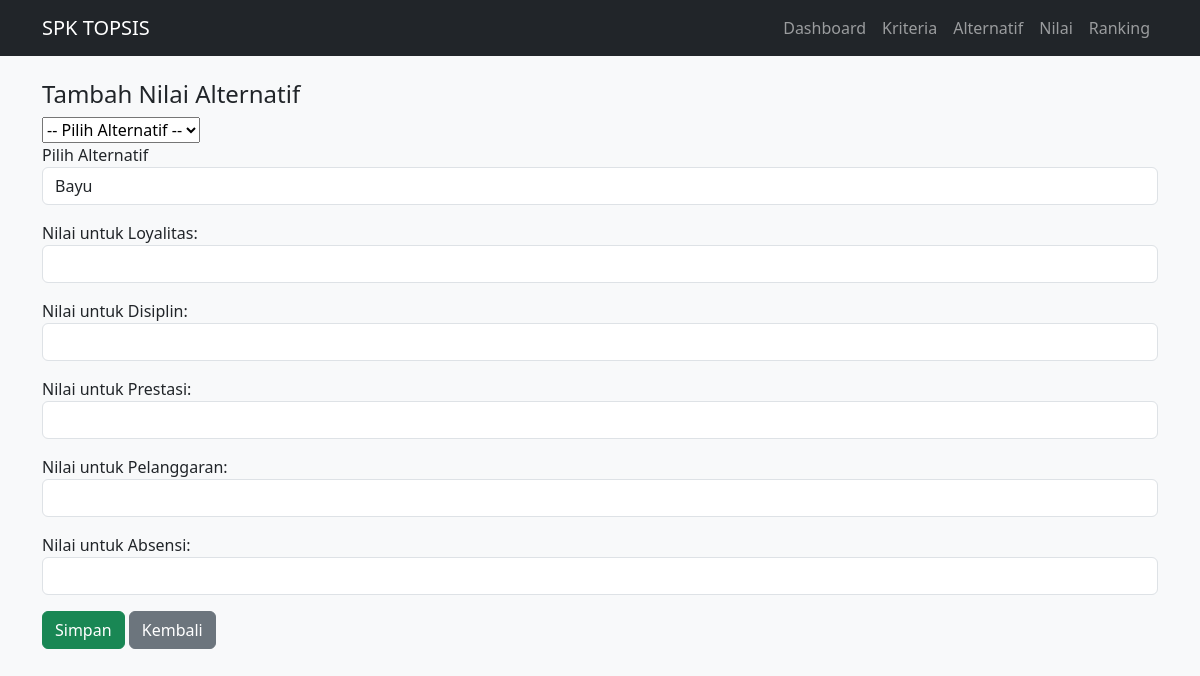
Screenshot of /nilai/add/form with the database file from the repository.
### tables this page shows
CREATE TABLE kriteria (
            id INTEGER PRIMARY KEY AUTOINCREMENT,
            nama_kriteria TEXT,
            bobot REAL,
            atribut TEXT);

### app.py (the view)
@app.route('/nilai/add/form')
def nilai_add_form():
    conn = get_db()
    alternatif = conn.execute('SELECT * FROM alternatif').fetchall()
    kriteria = conn.execute('SELECT * FROM kriteria').fetchall()
    conn.close()
    return render_template('nilai_add.html', alternatif=alternatif, kriteria=kriteria)

### app.py (called while the page is built)
def get_db():
    conn = sqlite3.connect(DATABASE)
    conn.row_factory = sqlite3.Row
    return conn

### templates/nilai_add.html (shortened to what this page needs)
{% extends 'base.html' %}
{% block content %}
<h4>Tambah Nilai Alternatif</h4>
<select name="id_alternatif" required>
  <option disabled selected>-- Pilih Alternatif --</option>
</select>
<form method="POST" action="{{ url_for('nilai_add') }}">
  <div class="mb-3">
    <label>Pilih Alternatif</label>
    <select name="id_alternatif" class="form-control" required>
      {% for a in alternatif %}
      <option value="{{ a.id }}">{{ a.nama_alternatif }}</option>
      {% endfor %}
    </select>
  </div>
  {% for k in kriteria %}
  <div class="mb-3">
    <label>Nilai untuk {{ k.nama_kriteria }}:</label>
    <input type="number" step="0.01" name="nilai_{{ k.id }}" class="form-control" required>
  </div>
  {% endfor %}
  <button type="submit" class="btn btn-success">Simpan</button>
  <a href="{{ url_for('nilai') }}" class="btn btn-secondary">Kembali</a>
</form>
{% endblock %}

### rows the page displays
kriteria: nama_kriteria "Loyalitas"
kriteria: nama_kriteria "Disiplin"
kriteria: nama_kriteria "Prestasi"
kriteria: nama_kriteria "Pelanggaran"
kriteria: nama_kriteria "Absensi"

### other values shown
form field id_alternatif "Bayu"
